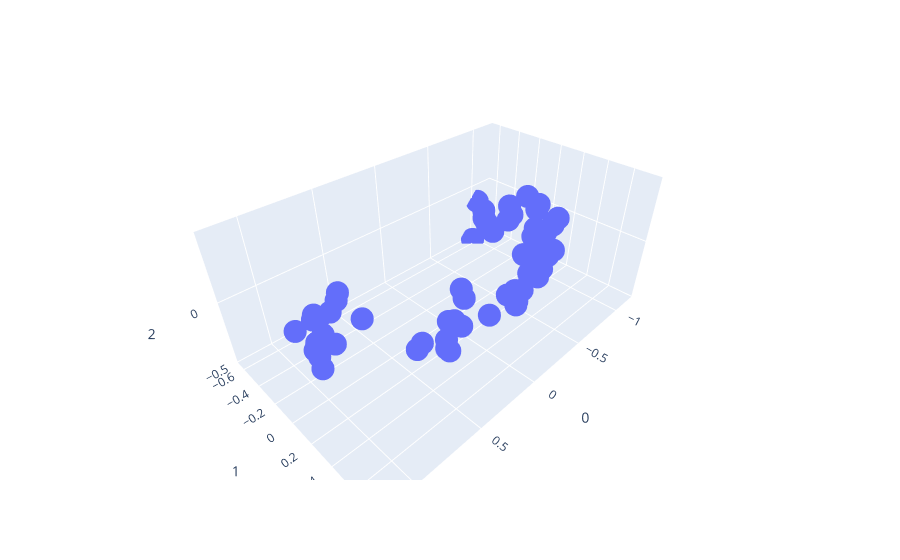

Notebook cell for this chart:
### Code cell
fig = px.scatter_3d(X, x=0, y=1, z=2)
fig.show()
